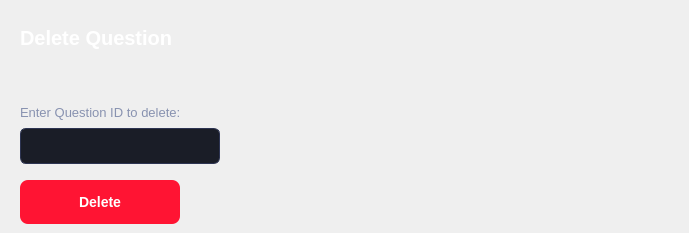
      <widget class="QWidget" name="page_delete_question">
       <widget class="QLabel" name="label_dq_title">
        <property name="geometry"><rect><x>20</x><y>20</y><width>660</width><height>36</height></rect></property>
        <property name="styleSheet"><string notr="true">QLabel { color: white; font-size: 20px; font-weight: bold; background-color: transparent; }</string></property>
        <property name="text"><string>Delete Question</string></property>
       </widget>
       <widget class="QLabel" name="label_delete_question">
        <property name="geometry"><rect><x>20</x><y>100</y><width>300</width><height>24</height></rect></property>
        <property name="styleSheet"><string notr="true">QLabel { color: #8892b0; font-size: 13px; background-color: transparent; }</string></property>
        <property name="text"><string>Enter Question ID to delete:</string></property>
       </widget>
       <widget class="QLineEdit" name="input_enter_question_id">
        <property name="geometry"><rect><x>20</x><y>128</y><width>200</width><height>36</height></rect></property>
        <property name="styleSheet"><string notr="true">QLineEdit { background-color: #1a1d27; color: white; border: 1px solid #2d3452; border-radius: 6px; padding: 8px; font-size: 14px; } QLineEdit:focus { border: 1px solid #4f6ef7; }</string></property>
       </widget>
       <widget class="QPushButton" name="btn_delete">
        <property name="geometry"><rect><x>20</x><y>180</y><width>160</width><height>44</height></rect></property>
        <property name="styleSheet"><string notr="true">QPushButton { background-color: #ff1433; color: white; border-radius: 8px; font-size: 14px; font-weight: bold; } QPushButton:hover { background-color: #aa0000; }</string></property>
        <property name="text"><string>Delete</string></property>
       </widget>
      </widget>
